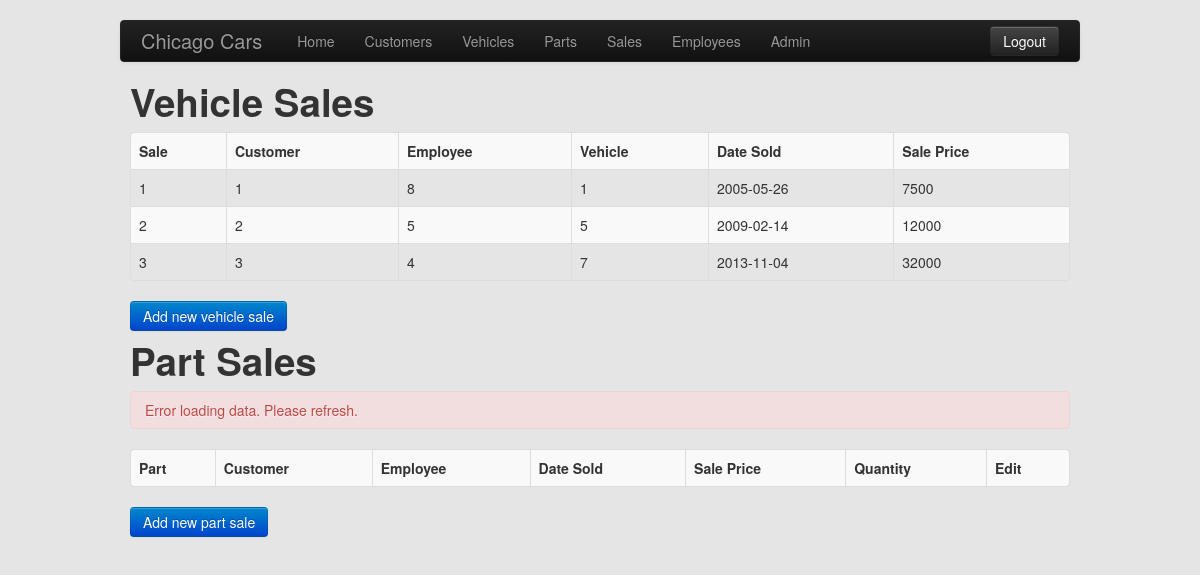
Page /sales.php (signed in) on the committed database.
### tables this page shows
CREATE TABLE IF NOT EXISTS `vehiclesales` (
  `saleid` int(11) NOT NULL AUTO_INCREMENT,
  `customerid` int(11) NOT NULL,
  `employeeid` int(11) NOT NULL,
  `vehicleid` int(11) NOT NULL,
  `datesold` date NOT NULL,
  `saleprice` int(11) NOT NULL,
  PRIMARY KEY (`saleid`)
);

### sales.php (the view, shortened to what this page needs)
<?php
include('util.php');
$db = connect_db();
make_head("Sales");
?>
  <link href="datepicker/css/datepicker.css" rel="stylesheet" media="screen" />
<body>
  <div class="container"/>
    <h1>Vehicle Sales</h1>
    <table class="table table-striped table-bordered table-hover">
      <tr>
        <th>Sale</th>
        <th>Customer</th>
        <th>Employee</th>
        <th>Vehicle</th>
        <th>Date Sold</th>
        <th>Sale Price</th>
      </tr>
<?php
$res = $db->query("SELECT * FROM vehiclesales p");
while ($r = $res->fetch_assoc()) {
  echo "<tr>";
  echo "<td>" . $r["saleid"] . "</td>";
  echo "<td>" . $r["customerid"] . "</td>";
  echo "<td>" . $r["employeeid"] . "</td>";
  echo "<td>" . $r["vehicleid"] . "</td>";
  echo "<td>" . $r["datesold"] . "</td>";
  echo "<td>" . $r["saleprice"] . "</td>";
  echo "</tr>";
  }
  ?>
    </table>
    <? if (is_manager()) { ?>
    <a id="triggerAdd" class="btn btn-primary">Add new vehicle sale</a>
    <? } ?>
    <h1>Part Sales</h1>
    <div id="dataerror" class="alert alert-error" style="display: none;"></div>
    <table id="table2" class="table table-striped table-bordered table-hover">
      <tr>
        <th>Part</th>
        <th>Customer</th>
        <th>Employee</th>
        <th>Date Sold</th>
        <th>Sale Price</th>
        <th>Quantity</th>
<? if(is_manager()) { echo "<th>Edit</th>"; } ?>
      </tr>
    </table>
<?if(!is_manager()) {?>
      });
    </script>
    <script>
      $(document).ready(function() {
<?} else {?>
    <a id="triggerAdd2" class="btn btn-primary">Add new part sale</a>
    <? } ?>
</html>

### util.php (shortened to what this page needs)
<?php
function connect_db() {
  $db = new mysqli("localhost", "cs487", "cs487", "cs487");
  return $db;
}
function is_manager() {
  $db = connect_db();
  $res = $db->query('SELECT * FROM employees WHERE employeeid=' . $_SESSION['userid'] . ' AND rankid=1');
  return $res->num_rows ? true : false;
}
function make_head($title) {
?>
<!DOCTYPE html>
<html>
  <head>
    <link href="bootstrap/css/bootstrap.min.css" rel="stylesheet" media="screen" />
    <link rel="stylesheet" type="text/css" href="main.css"/>
  </head>
<?php
}
?>

### main.css (style rules this page uses)
body { padding-top: 10px; padding-bottom: 40px; background-color: #e5e5e5; }
div.container { padding: 10px; }
div.navbar { margin-left: -10px; margin-right: -10px; }

### rows in the picture
vehiclesales: saleid "1", customerid "1", employeeid "8", vehicleid "1", datesold "2005-05-26", saleprice "7500"
vehiclesales: saleid "2", customerid "2", employeeid "5", vehicleid "5", datesold "2009-02-14", saleprice "12000"
vehiclesales: saleid "3", customerid "3", employeeid "4", vehicleid "7", datesold "2013-11-04", saleprice "32000"
